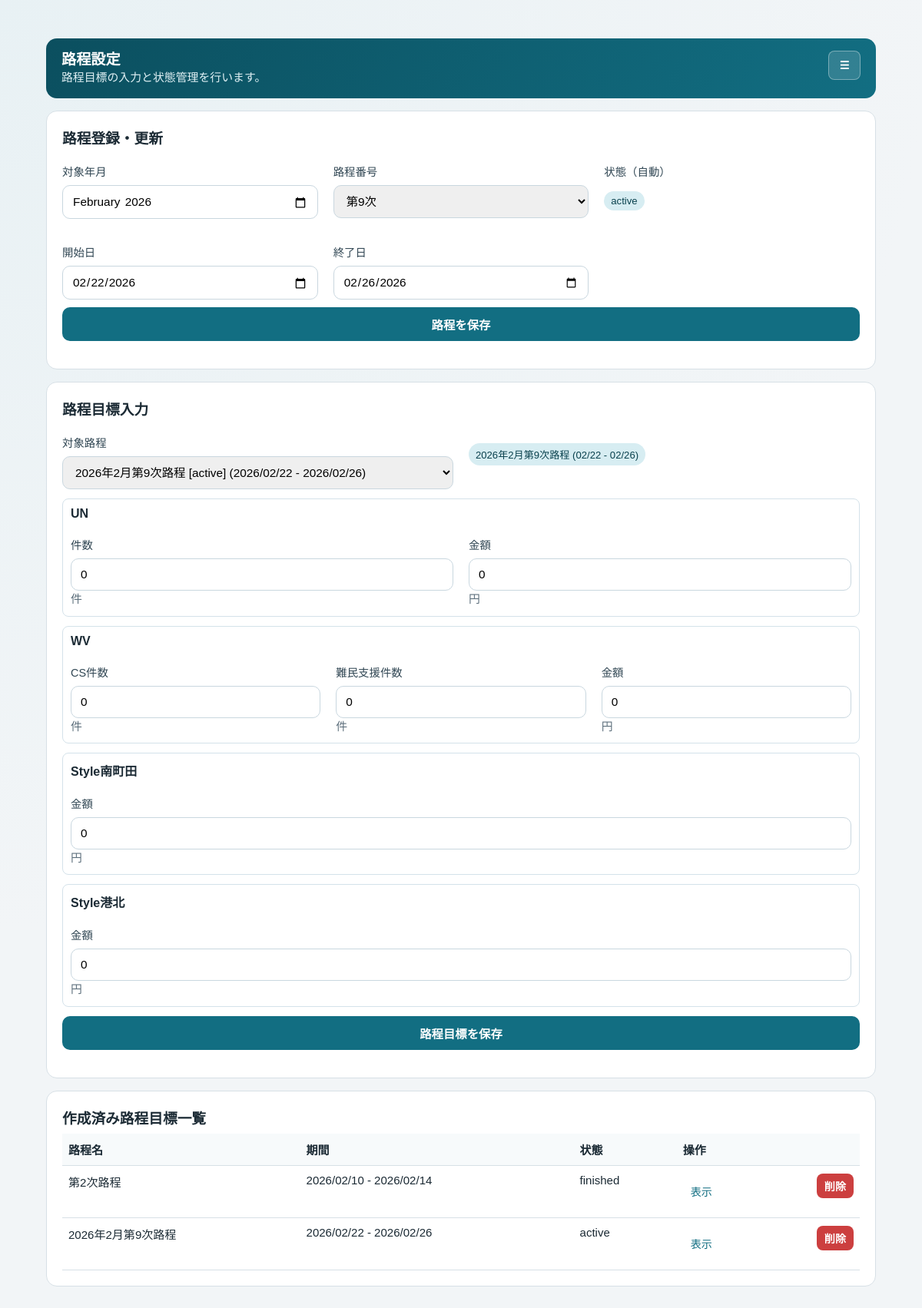
The page /targets/period/ (signed in) on the database as committed earlier.
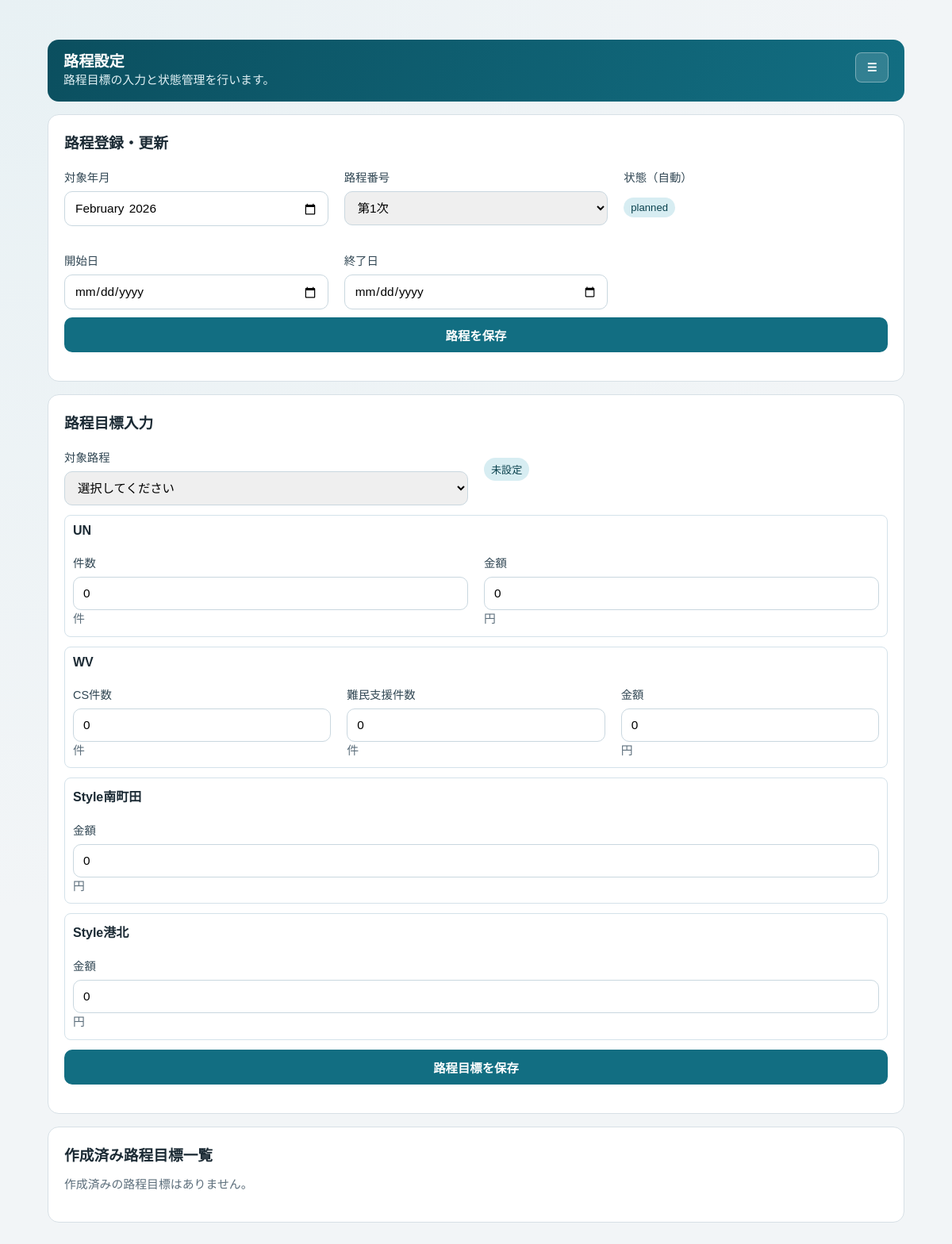
The same page on the database as committed later.
### apps/targets/models.py (models this page shows, shortened)
class Period(models.Model):
    month = models.DateField()
    name = models.CharField(max_length=64)
    status = models.CharField(max_length=16, choices=TARGET_STATUS_CHOICES, default=TARGET_STATUS_PLANNED)
    start_date = models.DateField()
    end_date = models.DateField()
    created_at = models.DateTimeField(auto_now_add=True)
    updated_at = models.DateTimeField(auto_now=True)
    class Meta:
        ordering = ["-month", "start_date", "id"]
        unique_together = ("month", "name")

### apps/targets/views.py (the view, shortened to what this page needs)
# urls.py: path("period/", target_period_settings, name="target_period_settings"),
@require_roles(ROLE_ADMIN)
def target_period_settings(request: HttpRequest) -> HttpResponse:
    configs = _department_configs()
    selected_period = None
    period_id = request.GET.get("period")
    if period_id and period_id.isdigit():
        selected_period = Period.objects.filter(id=int(period_id)).first()
    period_saved = False
    period_deleted = False
    target_saved = False
    form_error = None
    if not selected_period:
        selected_period = _current_period()
    selected_month = timezone.localdate().replace(day=1)
    selected_sequence = 1
    selected_status = TARGET_STATUS_PLANNED
    selected_start = ""
    selected_end = ""
    selected_id = ""
    if selected_period:
        selected_month = selected_period.month
        selected_sequence = _sequence_from_period_name(selected_period.name)
        selected_status = _period_status(selected_period.start_date, selected_period.end_date)
        selected_start = selected_period.start_date.isoformat()
        selected_end = selected_period.end_date.isoformat()
        selected_id = str(selected_period.id)
    periods = Period.objects.order_by("-month", "start_date", "id")
    period_options = [
        {
            "id": period.id,
            "label": (
                f"{period.name} "
                f"[{_period_status(period.start_date, period.end_date)}] "
                f"({period.start_date:%Y/%m/%d} - {period.end_date:%Y/%m/%d})"
            ),
        }
        for period in periods
    ]
    return render(
        request,
        "targets/target_period_settings.html",
        {
            "selected_period": selected_period,
            "selected_period_label": _period_label(selected_period),
            "rows": _build_period_rows(period=selected_period, configs=configs),
            "period_options": period_options,
            "period_sequence_options": PERIOD_SEQUENCE_OPTIONS,
            "status_options": STATUS_OPTIONS,
            "form_month": _month_value_from_date(selected_month),
            "form_sequence": selected_sequence,
            "form_status": selected_status,
            "form_start_date": selected_start,
            "form_end_date": selected_end,
            "form_edit_period_id": selected_id,
            "period_saved": period_saved or request.GET.get("period_saved") == "1",
            "period_deleted": period_deleted,
            "target_saved": target_saved or request.GET.get("target_saved") == "1",
            "form_error": form_error,
            "history_rows": _period_history_rows(),
        },
    )

### apps/accounts/auth.py (called while the page is built)
def require_roles(*allowed_roles: str):
    def decorator(view_func):
        @wraps(view_func)
        def wrapper(request: HttpRequest, *args, **kwargs) -> HttpResponse:
            role = request.session.get(SESSION_ROLE_KEY)
            if role not in allowed_roles:
                return redirect("home")
            return view_func(request, *args, **kwargs)
        return wrapper
    return decorator

### apps/targets/views.py (called while the page is built)
def _month_value_from_date(value: date) -> str:
    return value.strftime("%Y-%m")

def _department_by_code(*, code: str, label: str) -> Department:
    department = Department.objects.filter(code=code).first()
    if department:
        return department
    return Department.objects.create(code=code, name=label)

def _period_status(start_date: date, end_date: date, today: date | None = None) -> str:
    base = today or timezone.localdate()
    if start_date <= base <= end_date:
        return TARGET_STATUS_ACTIVE
    if base < start_date:
        return TARGET_STATUS_PLANNED
    return TARGET_STATUS_FINISHED

def _period_label(period: Period | None) -> str:
    if not period:
        return "未設定"
    return f"{period.name} ({period.start_date:%m/%d} - {period.end_date:%m/%d})"

### templates/targets/target_period_settings.html (shortened to what this page needs)
{% extends "base.html" %}
{% block content %}
<div class="container">
  <header class="topbar">
    <div>
      <strong>路程設定</strong>
      <div class="muted" style="color: #e1f1f5;">路程目標の入力と状態管理を行います。</div>
    </div>
  </header>
  <section class="card" style="margin-top: 16px;">
    <h3>路程登録・更新</h3>
    <form method="post">
      <div class="grid grid-2">
        <div>
          <label>対象年月</label>
          <input type="month" name="period_month" value="{{ form_month }}" required />
        </div>
        <div>
          <label>路程番号</label>
          <select name="period_sequence" required>
            {% for value in period_sequence_options %}
            <option value="{{ value }}" {% if form_sequence == value %}selected{% endif %}>第{{ value }}次</option>
            {% endfor %}
          </select>
        </div>
        <div>
          <label>状態（自動）</label>
          <div class="badge" style="margin-top: 8px; display: inline-block;">{{ form_status }}</div>
        </div>
        <div>
          <label>開始日</label>
          <input type="date" name="start_date" value="{{ form_start_date }}" required />
        </div>
        <div>
          <label>終了日</label>
          <input type="date" name="end_date" value="{{ form_end_date }}" required />
        </div>
      </div>
      <div style="margin-top: 10px;"><button type="submit">路程を保存</button></div>
    </form>
  </section>
  <section class="card" style="margin-top: 16px;">
    <h3>路程目標入力</h3>
    <form method="post">
      <div class="grid grid-2">
        <div>
          <label>対象路程</label>
          <select name="selected_period_id" required>
            <option value="">選択してください</option>
            {% for option in period_options %}
            <option value="{{ option.id }}" {% if selected_period and selected_period.id == option.id %}selected{% endif %}>
              {{ option.label }}
            </option>
            {% endfor %}
          </select>
        </div>
        <div>
          <span class="badge" style="margin-top: 24px; display: inline-block;">{{ selected_period_label }}</span>
        </div>
      </div>
      {% for row in rows %}
      <div style="margin-top: 12px; padding: 10px; border: 1px solid #d4e2ea; border-radius: 8px;">
        <strong>{{ row.label }}</strong>
        <div class="grid grid-2" style="margin-top: 8px;">
          {% for metric in row.metrics %}
          <div>
            <label>{{ metric.label }}</label>
            <input type="number" min="0" name="{{ metric.input_name }}" value="{{ metric.value }}" />
            <div class="muted">{{ metric.unit }}</div>
          </div>
          {% endfor %}
        </div>
      </div>
      {% endfor %}
      <div style="margin-top: 12px;"><button type="submit">路程目標を保存</button></div>
    </form>
  </section>
  <section class="card" style="margin-top: 16px;">
    <h3>作成済み路程目標一覧</h3>
    {% if history_rows %}
    <table>
      <thead>
        <tr><th>路程名</th><th>期間</th><th>状態</th><th>操作</th></tr>
      </thead>
      <tbody>
        {% for row in history_rows %}
        <tr>
          <td>{{ row.name }}</td>
          <td>{{ row.range_label }}</td>
          <td>{{ row.status }}</td>
          <td class="target-op-cell">
            <a class="btn-inline" href="{% url 'target_period_settings' %}?period={{ row.id }}">表示</a>
            <form method="post" class="target-delete-form" onsubmit="return confirm('この路程を削除します。よろしいですか？');">
              <button type="submit" class="btn-inline btn-danger">削除</button>
            </form>
          </td>
        </tr>
        {% endfor %}
      </tbody>
    </table>
    {% else %}
    <p class="muted">作成済みの路程目標はありません。</p>
    {% endif %}
  </section>
</div>
{% endblock %}

Rows that differ between the two databases and show on the page:
removed Period: status "active", selected_period_id "2026年2月第9次路程 [active] (2026/02/22 - 2026/02/26)", name "2026年2月第9次路程"
removed Period: name "第2次路程"
Other text that changed with them:
form field period_sequence: "第9次" → "第1次"
form field start_date: "02/22/2026" → (not shown)
form field end_date: "02/26/2026" → (not shown)
form field selected_period_id: (not shown) → "選択してください"
{{ selected_period_label }}: "2026年2月第9次路程 (02/22 - 02/26)" → "未設定"
text no longer shown: "路程名 期間 状態 操作"
text now shown: "planned 作成済みの路程目標はありません。"
list line gone: "2026/02/10 - 2026/02/14 finished 表示 削除"
list line gone: "2026/02/22 - 2026/02/26 active 表示 削除"
